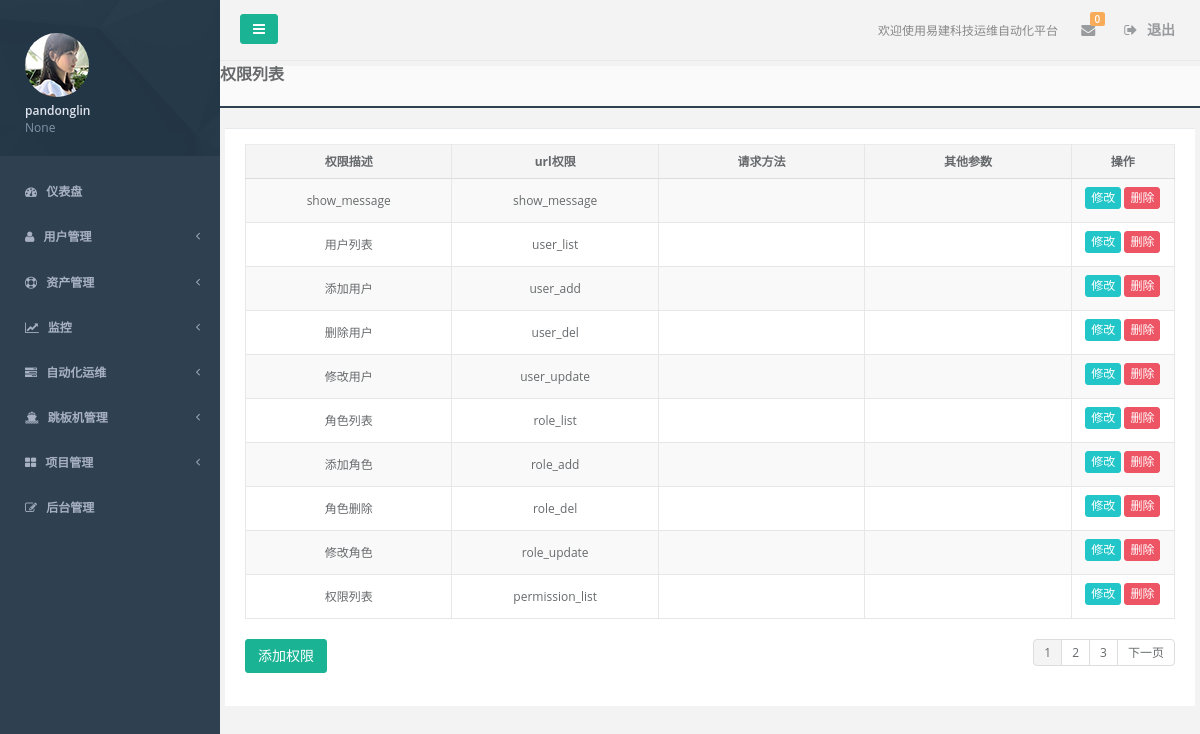
Page /accounts/permission_list/ (signed in) on the committed database.
### accounts/models.py (models this page shows, shortened)
class UserProfile(AbstractBaseUser):
    email = models.EmailField(
        verbose_name='email address',
        max_length=255,
        unique=True,
    )
    is_active = models.BooleanField(default=True)
    is_admin = models.BooleanField(default=False, verbose_name="管理员")
    name = models.CharField(max_length=32, verbose_name="姓名")
    token = models.CharField(max_length=128, blank=True, null=True, verbose_name='用户token')
    user_key = models.CharField(max_length=100, default=RandomCode.random_code(100), verbose_name='用户key')
    department = models.CharField(max_length=32, blank=True, null=True, verbose_name='部门')
    tel = models.CharField(max_length=32, blank=True, null=True, verbose_name='座机')
    mobile = models.CharField(max_length=32, blank=True, null=True, verbose_name='手机')
    role = models.ManyToManyField('Role')
    memo = models.TextField(blank=True, null=True, verbose_name='备注')
    USERNAME_FIELD = 'email'
    REQUIRED_FIELDS = ['name']
    objects = UserProfileManager()
    class Meta:
        verbose_name = '用户'
        verbose_name_plural = verbose_name

class Permission(models.Model):
    caption = models.CharField(max_length=32, verbose_name="权限描述")
    code = models.CharField(max_length=64, verbose_name="url权限")
    method = models.CharField(max_length=16, null=True, blank=True, verbose_name="请求方法")
    kwargs = models.CharField(max_length=128, null=True, blank=True, verbose_name="其他参数")  #同一个url的同一个请求方法的put，del进行判断
    class Meta:
        unique_together = ('code', 'method')
        verbose_name = "权限"
        verbose_name_plural = verbose_name

### accounts/views.py (the view)
@login_required
def permission_list(request):
    permission_obj = models.Permission.objects.all()
    paginator = Paginator(permission_obj, 10)
    page = request.GET.get('page')
    try:
        page_obj = paginator.page(page)
    except (InvalidPage, PageNotAnInteger):
        page_obj = paginator.page(1)
    except EmptyPage:
        page_obj = paginator.page(paginator.num_pages)
    return render(request, "accounts/permission_list.html", locals())

### accounts/context_processors.py (called while the page is built)
def session_perm_list(request):
    return locals()

### pagination/templatetags/cust_pagination.py (called while the page is built)
@register.simple_tag
def guess_page(current_page, loop_num):
    offset = abs(current_page-loop_num)
    if offset < 3:
        if current_page == loop_num:
            page_ele = '''<li class="paginate_button active"><a href="?page=%s">%s</a></li>''' % (loop_num, loop_num)
        else:
            page_ele = '''<li class="paginate_button"><a href="?page=%s">%s</a></li>''' % (loop_num, loop_num)
        return format_html(page_ele)
    else:
        return ''

### templates/accounts/permission_list.html (shortened to what this page needs)
{% extends 'base.html' %}
{% block content %}
    <div class="content-tabs">
        <h3><strong>权限列表</strong></h3>
    </div>
    <div class="wrapper wrapper-content animated fadeInRight">
        <div class="ibox float-e-margins row">
            <div class="ibox-content">
                    <div id="replace">
                        <table class="table table-striped table-bordered table-hover">
                            <thead>
                                <tr>
                                    <th class="text-center">权限描述</th>
                                    <th class="text-center">url权限</th>
                                    <th class="text-center">请求方法</th>
                                    <th class="text-center">其他参数</th>
                                    <th class="text-center">操作</th>
                                </tr>
                            </thead>
                            <tbody>
                            {% for item in page_obj %}
                                <tr class="gradeX" id="{{ item.id }}">
                                    <td class="text-center col-sm-2">{{ item.caption }}</td>
                                    <td class="text-center col-sm-2">{{ item.code }}</td>
                                    <td class="text-center col-sm-2">{{ item.method }}</td>
                                    <td class="text-center col-sm-2">{{ item.kwargs }}</td>
                                    <td class="text-center col-sm-1">
                                        <button type="button" class="btn btn-xs btn-info" data-toggle="modal"
                                                onclick="ChangePerm(this);">修改
                                        </button>
                                        <button type="button" class="btn btn-xs btn-danger demo3">删除</button>
                                    </td>
                                </tr>
                            {% endfor %}
                            </tbody>
                        </table>
                        <div class="row">
                            <div class="col-sm-6">
                                <div id="role_list">
                                    <a href="/accounts/permission_add/" class="btn btn-primary">添加权限</a>
                                </div>
                            </div>
                            {% include 'pagination/cust_pagination.html' %}
                        </div>
                    </div>
            </div>
        </div>
    </div>
{% endblock %}

### templates/base.html (shortened to what this page needs)
<!DOCTYPE html>
<html lang="en">
<head>
    <link href="/static/css/bootstrap.min.css" rel="stylesheet">
    <link href="/static/css/font-awesome.min.css" rel="stylesheet">
    <link href="/static/css/animate.min.css" rel="stylesheet">
    <link href="/static/css/style.min.css" rel="stylesheet">
    <link href="/static/css/plugins/sweetalert/sweetalert.css" rel="stylesheet">
</head>
<body class="fixed-sidebar full-height-layout gray-bg" style="overflow:hidden">
<div id="wrapper">
    <nav class="navbar-default navbar-static-side" role="navigation">
        <div class="sidebar-collapse">
            <ul class="nav" id="side-menu">
                <li class="nav-header">
                    <div class="dropdown profile-element">
                        <span><img alt="image" class="img-circle" src="/static/img/profile_small.jpg"/></span>
                        <a data-toggle="dropdown" class="dropdown-toggle" href="#">
                                <span class="clear">
                                    <span class="block m-t-xs"><strong
                                            class="font-bold">{{ request.user.name }}</strong></span>
                                    <span class="text-muted text-xs block">{{ request.user.department }}</span>
                                </span>
                        </a>
                    </div>
                </li>
                {% include 'nav_left.html' %}
                <li style="height: 20px;">
                </li>
            </ul>
        </div>
    </nav>
    <div id="page-wrapper" class="gray-bg dashbard-1">
        {% include 'nav_right.html' %}
        {% block content %}
        {% endblock %}
    </div>
</div>
</body>
</html>

### rows in the picture
UserProfile: user.name "pandonglin", user.department "None"
Permission: caption "show_message", code "show_message"
Permission: caption "用户列表", code "user_list"
Permission: caption "添加用户", code "user_add"
Permission: caption "删除用户", code "user_del"
Permission: caption "修改用户", code "user_update"
Permission: caption "角色列表", code "role_list"
Permission: caption "添加角色", code "role_add"
Permission: caption "角色删除", code "role_del"
Permission: caption "修改角色", code "role_update"
Permission: caption "权限列表", code "permission_list"
